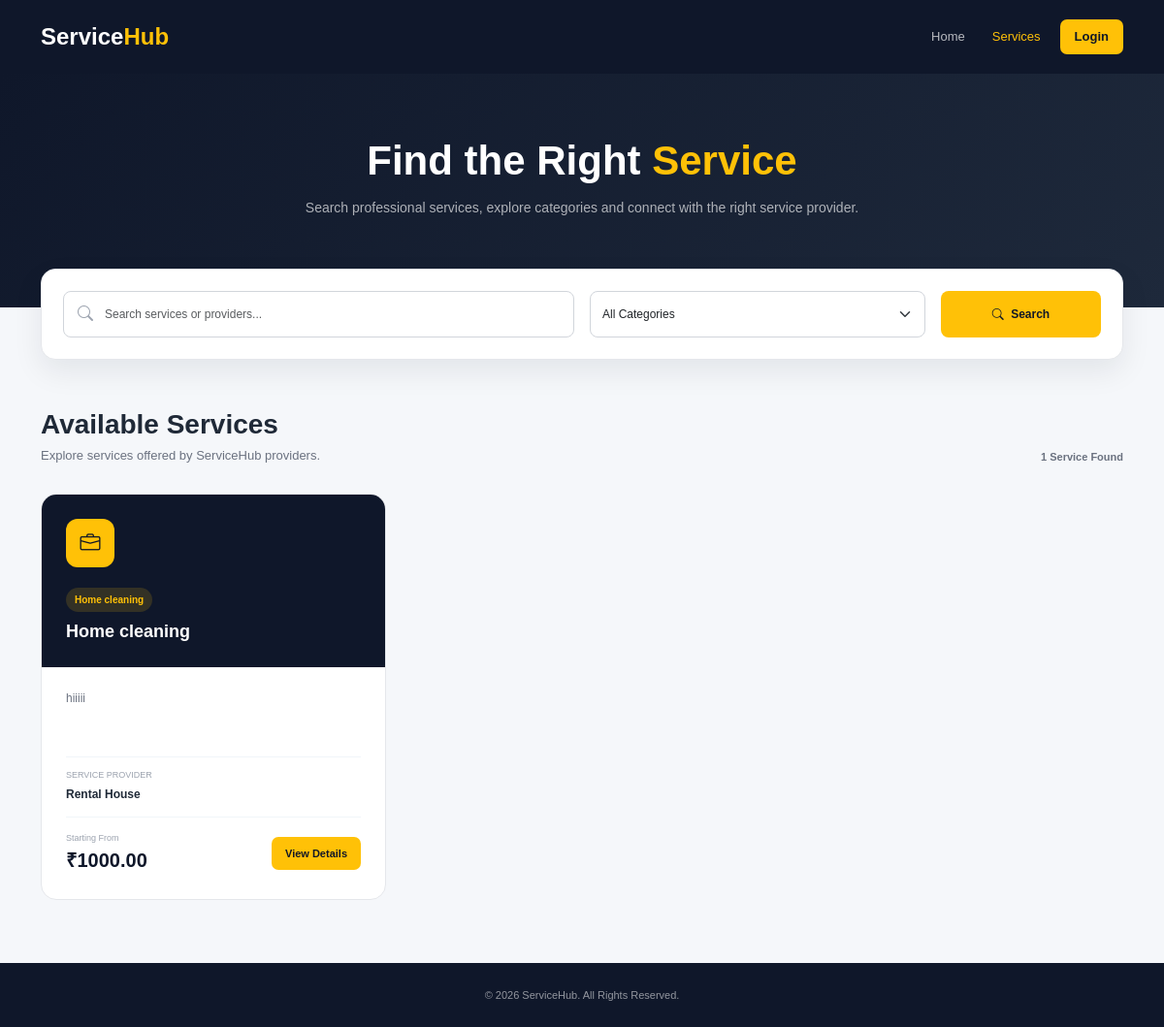
Page /services/ on the committed database.
### service_app/models.py (models this page shows, shortened)
class Service(models.Model):
    provider = models.ForeignKey(
        ProviderProfile,
        on_delete=models.CASCADE,
        null=True,
        blank=True
    )
    category = models.ForeignKey(
        Category,
        on_delete=models.CASCADE
    )
    name = models.CharField(max_length=150)
    description = models.TextField()
    price = models.DecimalField(
        max_digits=10,
        decimal_places=2
    )
    is_active = models.BooleanField(default=True)
    created_at = models.DateTimeField(auto_now_add=True)

class Category(models.Model):
    name = models.CharField(max_length=100, unique=True)
    description = models.TextField(blank=True)

class ProviderProfile(models.Model):
    user = models.OneToOneField(User, on_delete=models.CASCADE)
    phone = models.CharField(max_length=15, blank=True)
    address = models.TextField(blank=True)
    business_name = models.CharField(max_length=150, blank=True)
    experience = models.PositiveIntegerField(default=0)

### service_app/views.py (the view, shortened to what this page needs)
# urls.py: path("services/", views.public_service_list, name="public_service_list"),
def public_service_list(request):
    search = request.GET.get("search", "")
    category_id = request.GET.get("category", "")
    services = Service.objects.filter(
        is_active=True,
        provider__isnull=False
    ).order_by("-id")
    if category_id:
        services = services.filter(category_id=category_id)
    categories = Category.objects.all().order_by("name")
    return render(request, "public_service_list.html", {
        "services": services,
        "categories": categories,
        "search": search,
        "selected_category": category_id
    })

### templates/public_service_list.html (shortened to what this page needs)
<!DOCTYPE html>
<html lang="en">
<head>
    <link href="https://cdn.jsdelivr.net/npm/bootstrap@5.3.8/dist/css/bootstrap.min.css" rel="stylesheet">
    <link rel="stylesheet" href="https://cdn.jsdelivr.net/npm/bootstrap-icons@1.13.1/font/bootstrap-icons.min.css">
</head>
<body>
<nav class="navbar navbar-expand-lg navbar-dark">
    <div class="container">
        <a href="{% url 'home' %}" class="navbar-brand">
            Service<span>Hub</span>
        </a>
        <div class="collapse navbar-collapse" id="navbarMenu">
            <ul class="navbar-nav ms-auto align-items-lg-center">
                <li class="nav-item">
                    <a href="{% url 'home' %}" class="nav-link">
                        Home
                    </a>
                </li>
                <li class="nav-item">
                    <a href="{% url 'public_service_list' %}"
                       class="nav-link active">
                        Services
                    </a>
                </li>
                {% if user.is_authenticated %}
                    <li class="nav-item">
                        <a href="{% url 'dashboard' %}" class="nav-link">
                            Dashboard
                        </a>
                    </li>
                    <li class="nav-item">
                        <a href="{% url 'logout' %}" class="nav-link">
                            Logout
                        </a>
                    </li>
                {% else %}
                    <li class="nav-item">
                        <a href="{% url 'login' %}"
                           class="nav-link login-btn">
                            Login
                        </a>
                    </li>
                {% endif %}
            </ul>
        </div>
    </div>
</nav>
<section class="service-hero">
    <div class="container text-center">
        <h1>
            Find the Right <span>Service</span>
        </h1>
        <p>
            Search professional services, explore categories and
            connect with the right service provider.
        </p>
    </div>
</section>
<div class="search-wrapper">
    <div class="container">
        <div class="search-card">
            <form method="GET"
                  action="{% url 'public_service_list' %}">
                <div class="row g-3">
                    <div class="col-lg-6">
                        <div class="search-input-group">
                            <i class="bi bi-search search-icon"></i>
                            <input
                                type="text"
                                name="search"
                                class="form-control search-input"
                                value="{{ search }}"
                                placeholder="Search services or providers..."
                            >
                        </div>
                    </div>
                    <div class="col-lg-4">
                        <select name="category"
                                class="form-select category-select">
                            <option value="">
                                All Categories
                            </option>
                        </select>
                    </div>
                    <div class="col-lg-2">
                        <button type="submit"
                                class="search-btn">
                            <i class="bi bi-search me-1"></i>
                            Search
                        </button>
                    </div>
                </div>
            </form>
        </div>
    </div>
</div>
<section class="services-section">
    <div class="container">
        <div class="section-header">
            <div>
                <h2>Available Services</h2>
                <p>
                    Explore services offered by ServiceHub providers.
                </p>
            </div>
            <span class="result-count">
                {{ services|length }}
                {% if services|length == 1 %}
                    Service Found
                {% else %}
                    Services Found
                {% endif %}
            </span>
        </div>
        <div class="row g-4">
            {% for service in services %}
                <div class="col-lg-4 col-md-6">
                    <div class="service-card">
                        <div class="service-card-top">
                            <div class="service-icon">
                                <i class="bi bi-briefcase"></i>
                            </div>
                            <span class="category">
                                {{ service.category.name }}
                            </span>
                            <h4>
                                {{ service.name }}
                            </h4>
                        </div>
                        <div class="service-card-body">
                            <div class="description">
                                {{ service.description|truncatechars:120 }}
                            </div>
                            <div class="provider">
                                <span class="provider-label">
                                    Service Provider
                                </span>
                                <span class="provider-name">
                                    {% if service.provider.business_name %}
                                        {{ service.provider.business_name }}
                                    {% else %}
                                        {{ service.provider.user.username }}
                                    {% endif %}
                                </span>
                            </div>
                            <div class="service-bottom">
                                <div>
                                    <span class="price-label">
                                        Starting From
                                    </span>
                                    <span class="price">
                                        ₹{{ service.price }}
                                    </span>
                                </div>
                                <a href="{% url 'public_service_detail' service.id %}"
                                   class="view-btn">
                                    View Details
                                </a>
                            </div>
                        </div>
                    </div>
                </div>
            {% endfor %}
        </div>
    </div>
</section>
<footer>
    <div class="container">
        © {% now "Y" %} ServiceHub. All Rights Reserved.
    </div>
</footer>
</body>
</html>

### templates/public_service_list.html (style rules this page uses)
* { box-sizing: border-box; }
body { margin: 0; font-family: Arial, sans-serif; background: #f5f7fa; color: #1f2937; }
a { text-decoration: none; }
.navbar { background: #0f172a; padding: 15px 0; }
.navbar-brand { color: white !important; font-size: 24px; font-weight: 800; }
.navbar-brand span { color: #ffc107; }
.navbar-nav .nav-link { color: rgba(255,255,255,0.70); font-size: 13px; margin-left: 12px; }
.navbar-nav .nav-link:hover, .navbar-nav .nav-link.active { color: #ffc107; }
.login-btn { padding: 8px 15px !important; background: #ffc107; color: #111827 !important; border-radius: 7px; font-weight: 700; }
.service-hero { padding: 65px 0 90px; background: linear-gradient(135deg, #0f172a, #1e293b); color: white; }
.service-hero h1 { font-size: 42px; font-weight: 800; margin-bottom: 12px; }
.service-hero h1 span { color: #ffc107; }
.service-hero p { max-width: 620px; margin: auto; color: rgba(255,255,255,0.65); font-size: 14px; line-height: 1.7; }
.search-wrapper { margin-top: -40px; }
.search-card { padding: 22px; background: white; border: 1px solid #e5e7eb; border-radius: 15px; box-shadow: 0 12px 30px rgba(15,23,42,0.08); }
.search-input-group { position: relative; }
.search-icon { position: absolute; top: 50%; left: 15px; transform: translateY(-50%); color: #9ca3af; z-index: 5; }
.search-input { height: 48px; padding-left: 42px; border: 1px solid #d1d5db; border-radius: 8px; font-size: 12px; }
.category-select { height: 48px; border: 1px solid #d1d5db; border-radius: 8px; font-size: 12px; }
.search-btn { width: 100%; height: 48px; border: none; border-radius: 8px; background: #ffc107; color: #111827; font-size: 12px; font-weight: 800; }
.services-section { padding: 50px 0 65px; }
.section-header { display: flex; align-items: end; justify-content: space-between; gap: 20px; margin-bottom: 30px; }
.section-header h2 { margin-bottom: 5px; font-size: 28px; font-weight: 800; }
.section-header p { margin: 0; color: #6b7280; font-size: 13px; }
.result-count { color: #6b7280; font-size: 11px; font-weight: 700; }
.service-card { height: 100%; background: white; border: 1px solid #e5e7eb; border-radius: 16px; overflow: hidden; transition: 0.3s; }
.service-card-top { padding: 25px; background: #0f172a; color: white; }
.service-icon { width: 50px; height: 50px; display: flex; align-items: center; justify-content: center; margin-bottom: 20px; background: #ffc107; color: #111827; border-radius: 12px; font-size: 21px; }
.category { display: inline-block; padding: 5px 9px; margin-bottom: 10px; background: rgba(255,193,7,0.15); color: #ffc107; border-radius: 20px; font-size: 10px; font-weight: 700; }
.service-card-top h4 { margin: 0; font-size: 18px; font-weight: 800; }
.service-card-body { padding: 22px 25px 25px; }
.description { min-height: 55px; color: #6b7280; font-size: 12px; line-height: 1.7; }
.provider { padding: 12px 0; margin: 15px 0; border-top: 1px solid #f1f5f9; border-bottom: 1px solid #f1f5f9; }
.provider-label { display: block; color: #9ca3af; font-size: 9px; text-transform: uppercase; }
.provider-name { font-size: 12px; font-weight: 800; }
.service-bottom { display: flex; align-items: center; justify-content: space-between; gap: 15px; }
.price-label { display: block; color: #9ca3af; font-size: 9px; }
.price { color: #0f172a; font-size: 20px; font-weight: 800; }
.view-btn { padding: 9px 14px; background: #ffc107; color: #111827; border-radius: 7px; font-size: 11px; font-weight: 800; }
footer { padding: 25px 0; background: #0f172a; color: rgba(255,255,255,0.55); text-align: center; font-size: 11px; }

### rows in the picture
Service: category.name "Home cleaning", name "Home cleaning", description "hiiiii", provider.business_name "Rental House", price "1000.00"

### other values in the picture
{{ services|length }} "1"
